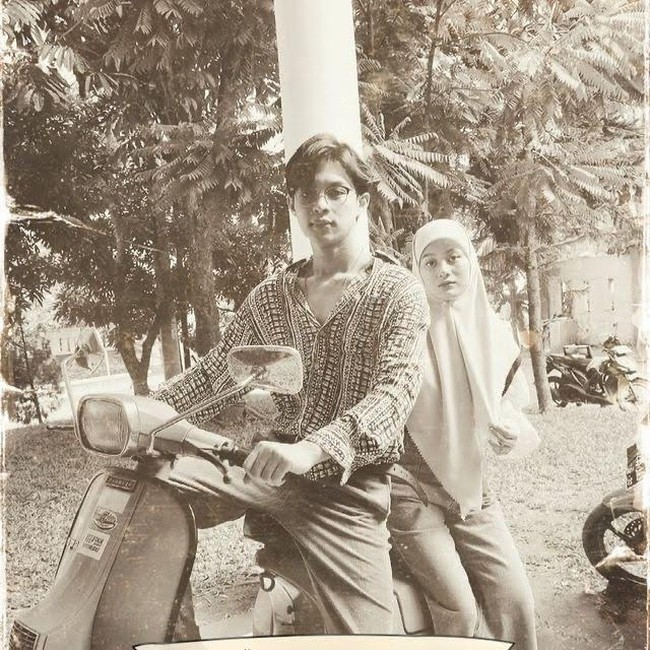
#> input picture TUGAS/img-2.jpeg, 650 x 650 px
$ python steganografi.py
#> lines starting #> are read from the running program, lines starting #| are printed output that depends on the picture
import cv2   # Mengimpor library OpenCV untuk memproses gambar

# ------------------------------------------------------------
# 1. Membaca gambar dari file
# ------------------------------------------------------------
img = cv2.imread("img-2.jpeg")   # Membaca gambar bernama input.jpg
#> img is the input picture: shape (650, 650, 3); mean B, G, R 138.9, 155.1, 167.6
if img is None:                  # Mengecek apakah gambar berhasil dibaca
    raise Exception("Gambar tidak ditemukan!")  # Jika gagal, tampilkan error

# ------------------------------------------------------------
# 2. Mengubah gambar dari format BGR ke HSV
#    HSV memudahkan dalam mengatur warna (S = Saturation)
# ------------------------------------------------------------
hsv = cv2.cvtColor(img, cv2.COLOR_BGR2HSV)  # Konversi BGR → HSV
#> hsv: shape (650, 650, 3); mean H, S, V 17.7, 50.6, 167.6

# ------------------------------------------------------------
# 3. Memisahkan channel (H, S, V) agar bisa dimodifikasi
# ------------------------------------------------------------
h, s, v = cv2.split(hsv)  # Memisahkan channel warna
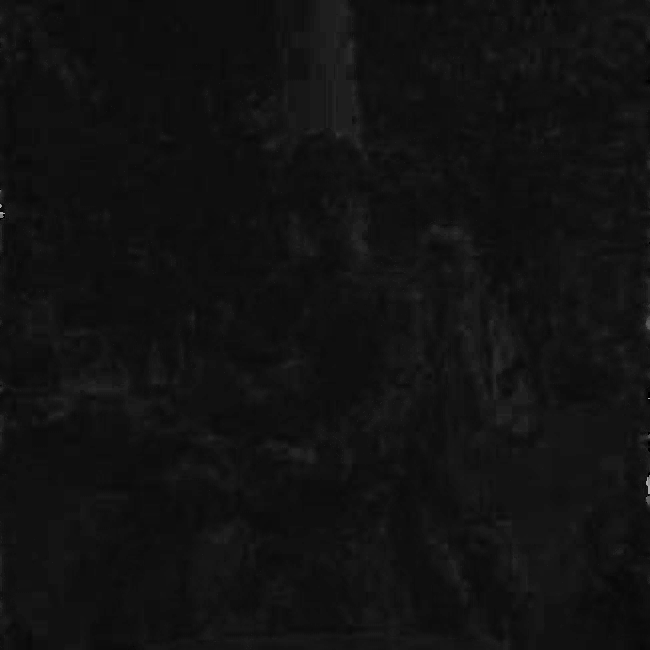
#> h: shape (650, 650); min 0, max 174, mean 17.7
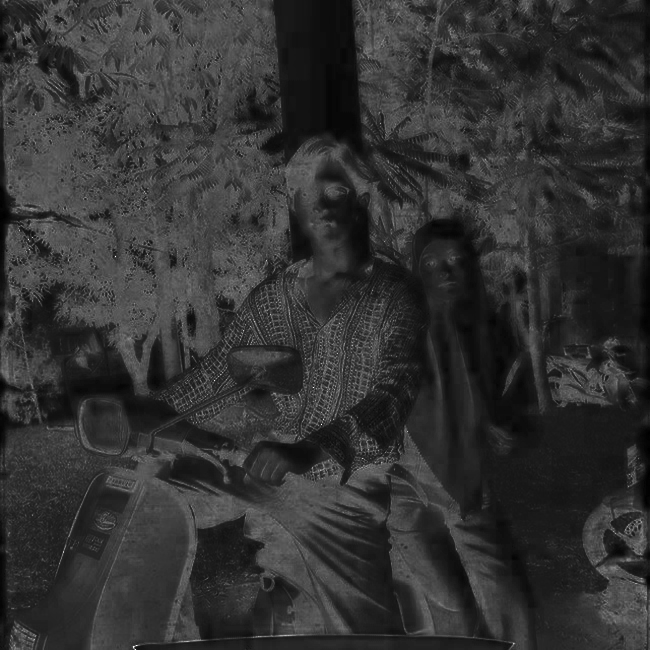
#> s: shape (650, 650); min 0, max 255, mean 50.6
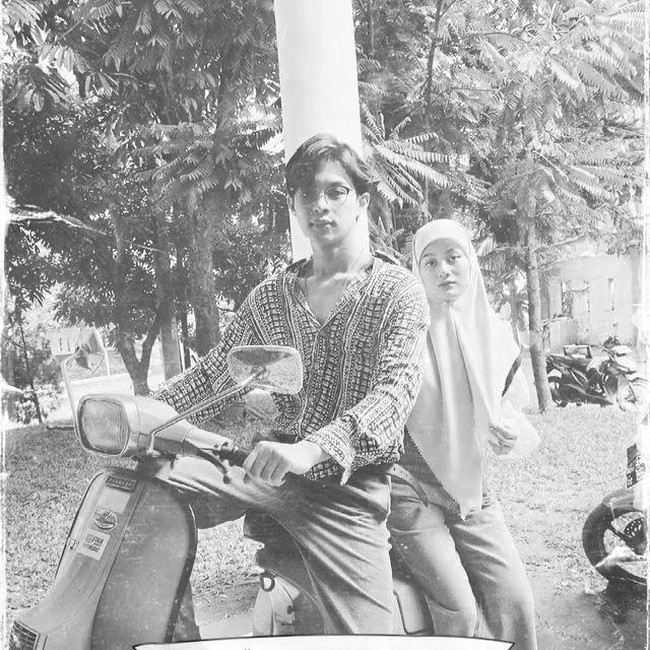
#> v: shape (650, 650); min 15, max 255, mean 167.6

# ------------------------------------------------------------
# 4. Menambah nilai saturation supaya warna lebih kuat
# ------------------------------------------------------------
s = cv2.add(s, 40)   # Menambah saturation sebesar 40
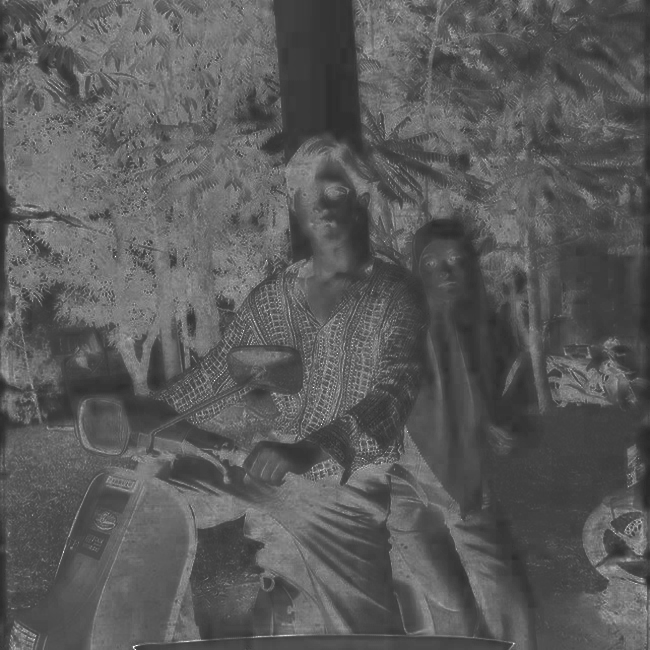
#> s: shape (650, 650); min 40, max 255, mean 90.6

# ------------------------------------------------------------
# 5. Menggabungkan kembali channel H, S, V
# ------------------------------------------------------------
hsv_enhanced = cv2.merge([h, s, v])
#> hsv_enhanced: shape (650, 650, 3); mean H, S, V 17.7, 90.6, 167.6

# ------------------------------------------------------------
# 6. Mengubah kembali dari HSV ke BGR agar bisa disimpan sebagai foto biasa
# ------------------------------------------------------------
result = cv2.cvtColor(hsv_enhanced, cv2.COLOR_HSV2BGR)
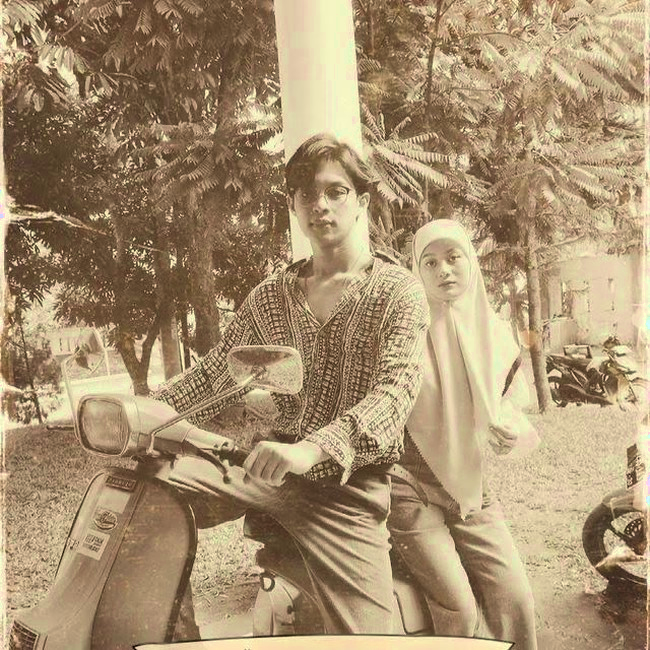
#> result: shape (650, 650, 3); mean B, G, R 112.1, 144.5, 167.6

# ------------------------------------------------------------
# 7. Menyimpan hasil
# ------------------------------------------------------------
cv2.imwrite("output.jpg", result)

# ------------------------------------------------------------
# 8. Menampilkan hasil di jendela
# ------------------------------------------------------------
# Membuat gambar perbandingan secara horizontal (samping-samping)
comparison = cv2.hconcat([img, result])
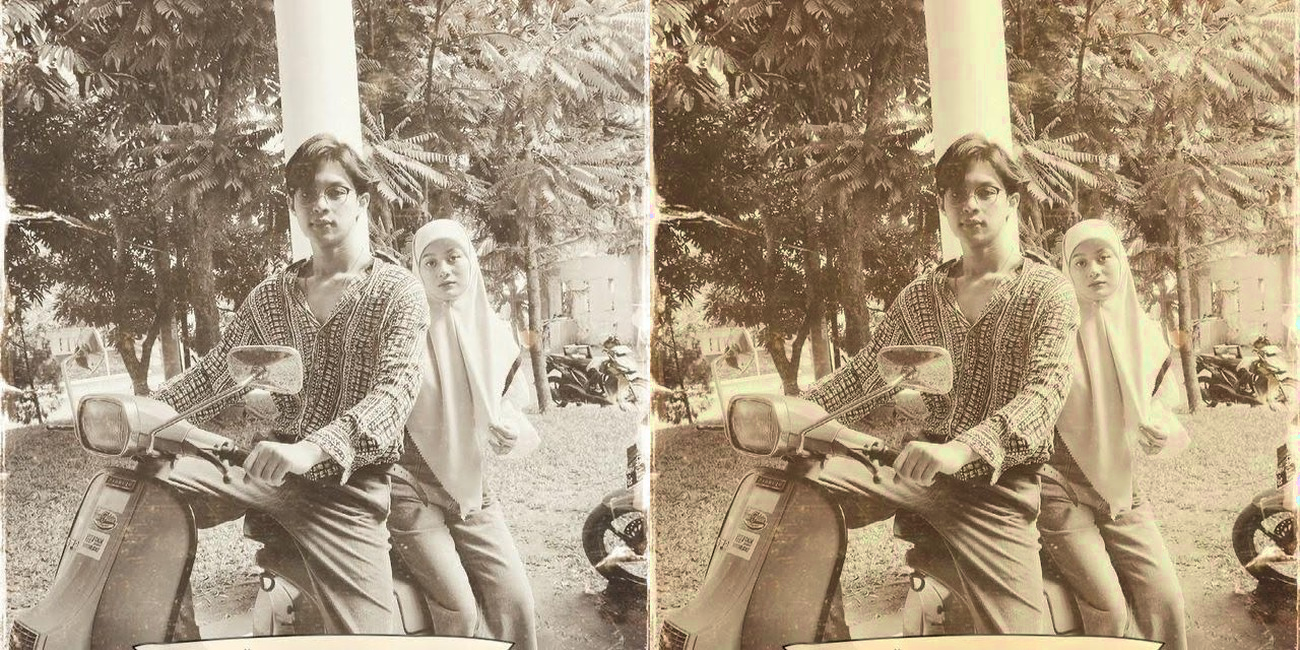
#> comparison: shape (650, 1300, 3); mean B, G, R 125.5, 149.8, 167.6
cv2.imshow("Perbandingan (Kiri = Asli, Kanan = Hasil)", comparison)   # Jendela perbandingan

cv2.waitKey(0)   # Menunggu sampai tombol ditekan
cv2.destroyAllWindows()  # Menutup semua jendela

print("Selesai! Hasil tersimpan sebagai output.jpg")
